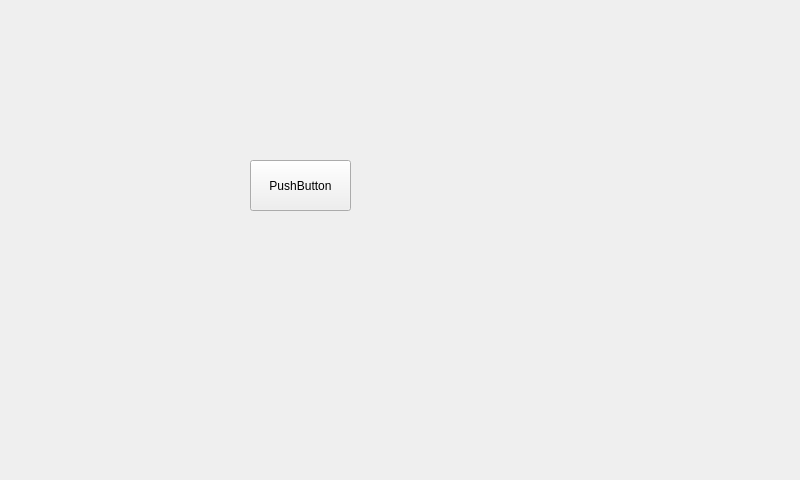
<?xml version="1.0" encoding="UTF-8"?>
<ui version="4.0">
 <class>myWidget</class>
 <widget class="QWidget" name="myWidget">
  <property name="geometry">
   <rect>
    <x>0</x>
    <y>0</y>
    <width>800</width>
    <height>480</height>
   </rect>
  </property>
  <property name="windowTitle">
   <string>myWidget</string>
  </property>
  <widget class="QPushButton" name="pushButton">
   <property name="geometry">
    <rect>
     <x>250</x>
     <y>160</y>
     <width>101</width>
     <height>51</height>
    </rect>
   </property>
   <property name="text">
    <string>PushButton</string>
   </property>
  </widget>
 </widget>
 <layoutdefault spacing="6" margin="11"/>
 <resources/>
 <connections/>
</ui>
